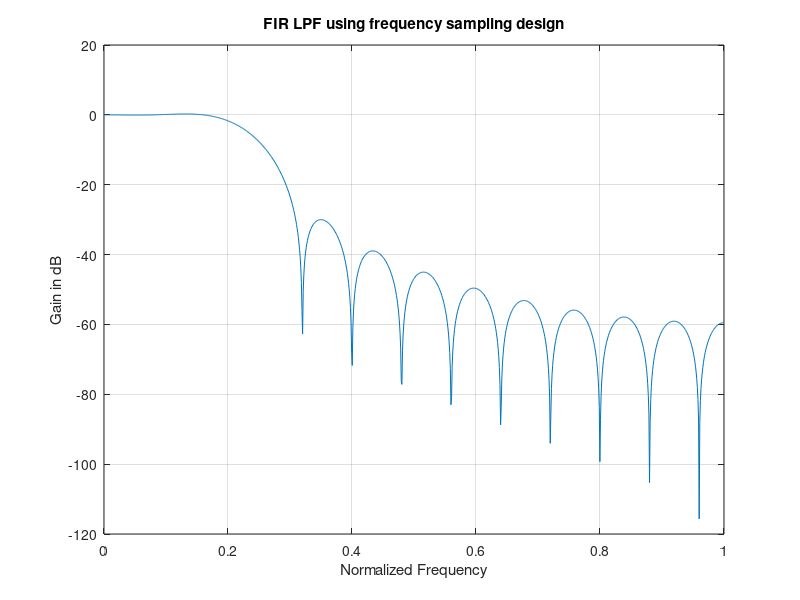

The MATLAB script that drew this image:
clc;
close all;
M = 25; % assumed
alpha = (M-1)/2;
Hrs = [1,1,1,0.5, zeros(1,18),0.5, 1,1];
k1 = 0: floor((M-1)/2);
k2 = floor((M-1)/2)+1:M-1;
angH = [-alpha*(2*pi)*k1/M, alpha*(2*pi)*(M-k2)/M];
H = Hrs.*exp(1i*angH);
h = real(ifft(H,M));
[H,W]=freqz([h],1,1024);
plot(W/pi,20*log10(abs(H))), zoom on, grid on;
title('FIR LPF using frequency sampling design');
xlabel('Normalized Frequency'), ylabel('Gain in dB');
% Note that stop band attenuation is not very good, is about 15dB only
